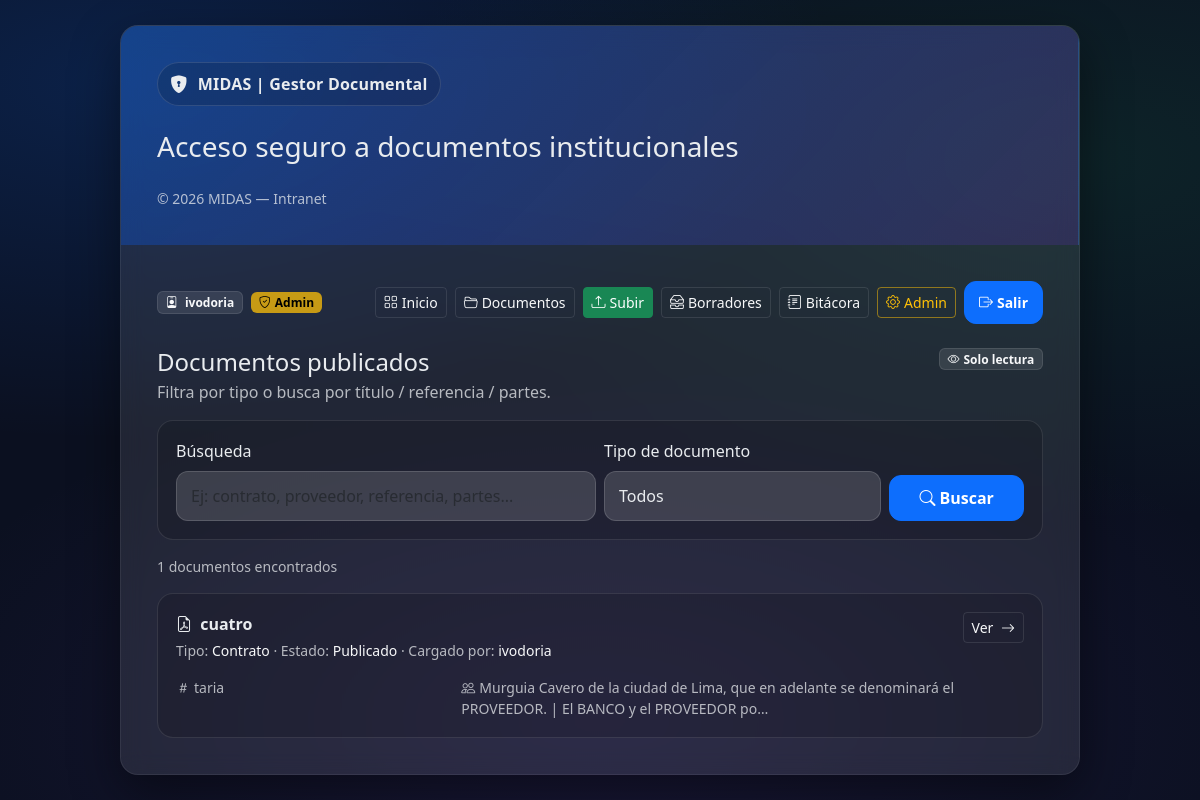
Before: /documents/ (signed in) with the older database file.
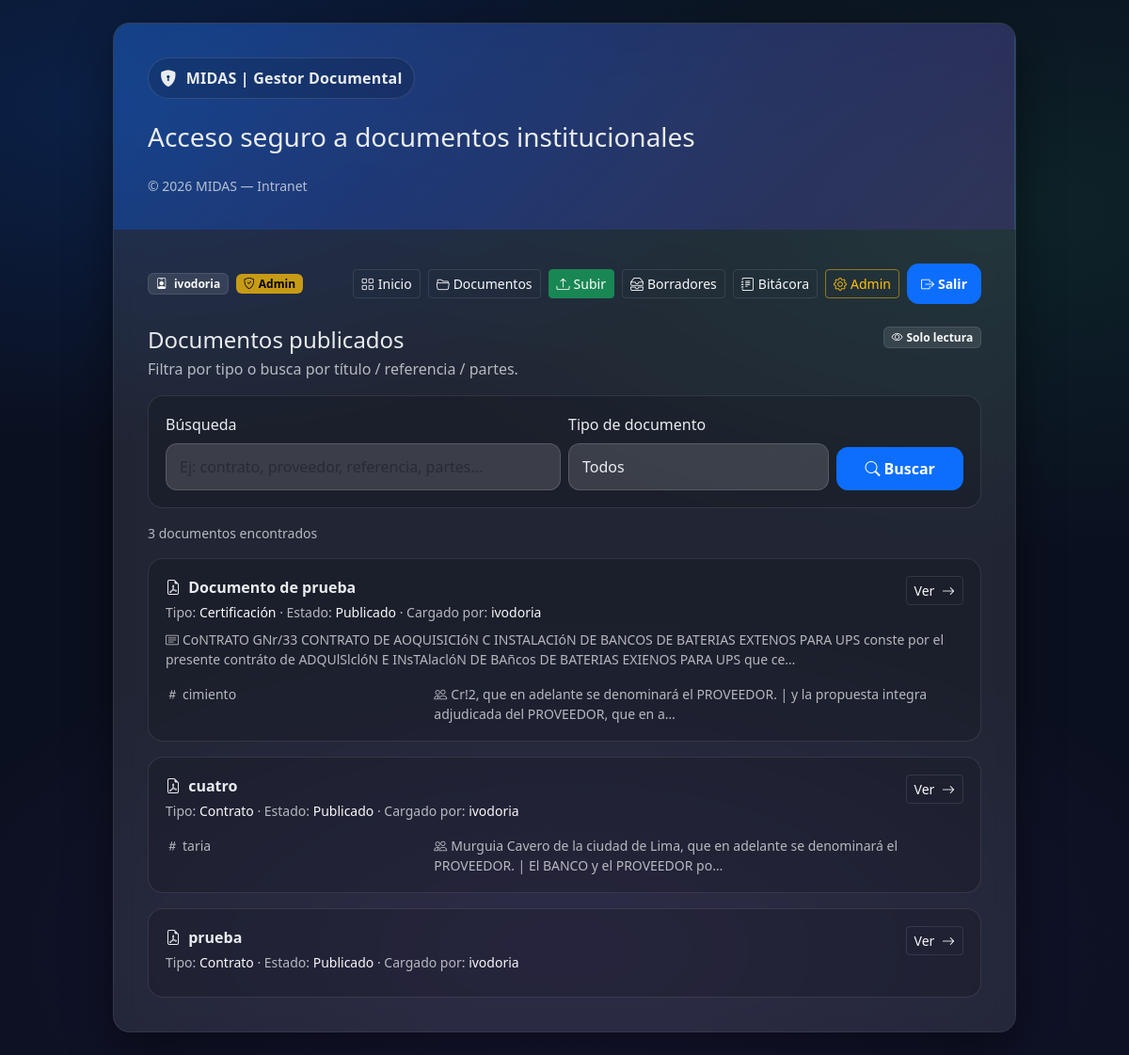
After: the same page with the newer database file.
### documents/models.py (models this page shows, shortened)
class Document(models.Model):
    class Status(models.TextChoices):
        DRAFT = "DRAFT", "Borrador"
        VALIDATED = "VALIDATED", "Validado"
        PUBLISHED = "PUBLISHED", "Publicado"
    title = models.CharField(max_length=255, blank=True, default="")
    document_type = models.ForeignKey(DocumentType, on_delete=models.PROTECT, related_name="documents")
    status = models.CharField(max_length=16, choices=Status.choices, default=Status.DRAFT)
    enabled = models.BooleanField(default=True)
    suggested_type = models.ForeignKey(
        DocumentType, on_delete=models.SET_NULL, null=True, blank=True, related_name="suggested_documents"
    )
    suggested_score = models.FloatField(null=True, blank=True)
    created_by = models.ForeignKey(
        settings.AUTH_USER_MODEL, on_delete=models.PROTECT, related_name="documents_created"
    )
    created_at = models.DateTimeField(default=timezone.now)
    updated_at = models.DateTimeField(auto_now=True)
    extracted_text = models.TextField(blank=True, default="")
    is_ocr = models.BooleanField(default=False)
    ocr_confidence = models.FloatField(null=True, blank=True)
    summary = models.TextField(blank=True, default="")
    class Meta:
        ordering = ["-created_at"]

class DocumentType(models.Model):
    code = models.CharField(max_length=24, unique=True)
    name = models.CharField(max_length=120)
    description = models.TextField(blank=True, default="")
    is_active = models.BooleanField(default=True)
    class Meta:
        ordering = ["name"]

class DocumentMetadata(models.Model):
    document = models.OneToOneField(Document, on_delete=models.CASCADE, related_name="metadata")
    parties = models.TextField(blank=True, default="")   # nombres/partes involucradas
    date_main = models.DateField(null=True, blank=True)
    date_start = models.DateField(null=True, blank=True)
    date_end = models.DateField(null=True, blank=True)
    reference_number = models.CharField(max_length=120, blank=True, default="")  # contrato/OC/cert ref
    amount = models.DecimalField(max_digits=14, decimal_places=2, null=True, blank=True)
    notes = models.TextField(blank=True, default="")

### documents/views.py (the view, shortened to what this page needs)
# urls.py: path("", published_list, name="documents_list"),
@login_required
def published_list(request):
    q = (request.GET.get("q") or "").strip()
    doc_type = (request.GET.get("type") or "").strip()
    qs = (
        Document.objects
        .select_related("document_type", "created_by")
        .filter(status=Document.Status.PUBLISHED, enabled=True)
    )
    if doc_type:
        qs = qs.filter(document_type__id=doc_type)
    types = (
        Document.objects
        .filter(status=Document.Status.PUBLISHED, enabled=True)
        .values("document_type__id", "document_type__name")
        .distinct()
        .order_by("document_type__name")
    )
    paginator = Paginator(qs, 10)
    page_number = request.GET.get("page")
    page_obj = paginator.get_page(page_number)
    context = {
        "documents": page_obj,
        "q": q,
        "types": types,
        "selected_type": doc_type,
    }
    return render(request, "documents/published_list.html", context)

### documents/templatetags/roles.py (called while the page is built)
@register.filter
def in_group(user, group_name: str) -> bool:
    if not user or not user.is_authenticated:
        return False
    return user.groups.filter(name=group_name).exists()

### templates/documents/published_list.html (shortened to what this page needs)
{% extends "base/base.html" %}
{% block content %}
<div class="d-flex align-items-start justify-content-between gap-3 mb-3">
  <div>
    <h2 class="h4 mb-1">Documentos publicados</h2>
    <div class="muted">Filtra por tipo o busca por título / referencia / partes.</div>
  </div>
  <span class="badge text-bg-light bg-opacity-10 border border-white border-opacity-10 text-light">
    <i class="bi bi-eye me-1"></i>Solo lectura
  </span>
</div>
<div class="card-inner mb-3">
  <form method="get" class="row g-2 align-items-end">
    <div class="col-12 col-md-6">
      <label class="form-label">Búsqueda</label>
      <input class="form-control" name="q" value="{{ q }}" placeholder="Ej: contrato, proveedor, referencia, partes...">
    </div>
    <div class="col-12 col-md-4">
      <label class="form-label">Tipo de documento</label>
      <select class="form-select" name="type">
        <option value="">Todos</option>
      </select>
    </div>
    <div class="col-12 col-md-2 d-grid">
      <button class="btn btn-primary" type="submit">
        <i class="bi bi-search me-1"></i>Buscar
      </button>
    </div>
  </form>
</div>
<div class="muted small mb-3">
  {{ documents|length }} documentos encontrados
</div>
{% if documents %}
<div class="row g-3">
  {% for d in documents %}
  <div class="col-12">
    <div class="card-inner">
      <div class="d-flex justify-content-between align-items-start gap-3">
        <div>
          <div class="fw-semibold">
            <i class="bi bi-file-earmark-pdf me-1"></i>
            {{ d.title|default:"(Sin título)" }}
          </div>
          <div class="muted small mt-1">
            Tipo: <span class="text-light">{{ d.document_type.name }}</span>
            · Estado: <span class="text-light">{{ d.get_status_display }}</span>
            · Cargado por: <span class="text-light">{{ d.created_by.username }}</span>
          </div>
        </div>
        <a class="btn btn-sm btn-outline-light border border-white border-opacity-10"
          href="{% url 'document_detail' d.pk %}">
          Ver <i class="bi bi-arrow-right ms-1"></i>
        </a>
      </div>
      {% if d.summary %}
      <div class="muted small mt-2">
        <i class="bi bi-card-text me-1"></i>{{ d.summary|truncatechars:200 }}
      </div>
      {% endif %}
      {% if d.metadata %}
      <div class="row g-2 mt-2 muted small">
        {% if d.metadata.reference_number %}
        <div class="col-12 col-md-4"><i class="bi bi-hash me-1"></i>{{ d.metadata.reference_number }}</div>
        {% endif %}
        {% if d.metadata.parties %}
        <div class="col-12 col-md-8"><i class="bi bi-people me-1"></i>{{ d.metadata.parties|truncatechars:110 }}</div>
        {% endif %}
      </div>
      {% endif %}
    </div>
  </div>
  {% endfor %}
</div>
{% else %}
<div class="card-inner">
  <div class="fw-semibold mb-1">Sin resultados</div>
  <div class="muted small">Prueba con otro término o cambia el filtro de tipo.</div>
</div>
{% endif %}
{% endblock %}

Changed rows visible on the page:
added Document: title "Documento de prueba", document_type.name "Certificación", status "Publicado", created_by.username "ivodoria", summary "CoNTRATO GNr/33 CONTRATO DE AOQUISICIóN C INSTALACIóN DE BANCOS DE BATERIAS EXTENOS PARA UPS conste por el presente contráto de ADQUlSlclóN E INsTAlaclóN DE BAñcos DE BATERIAS EXIENOS PARA UPS que ce…", metadata.reference_number "cimiento", metadata.parties "Cr!2, que en adelante se denominará el PROVEEDOR. | y la propuesta integra adjudicada del PROVEEDOR, que en a…"
now on this page (row edited): Document: title "prueba", document_type.name "Contrato", status "Publicado", created_by.username "ivodoria"
Other visible differences:
{{ documents|length }}: "1" → "3"
